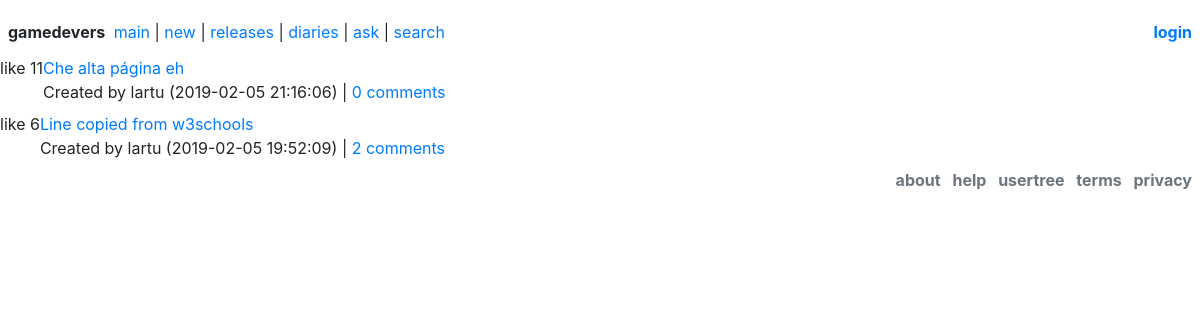
The page / on the database its author committed.
### tables this page shows
CREATE TABLE `post` (
  `id` int(11) NOT NULL AUTO_INCREMENT,
  `creator_id` int(11) NOT NULL,
  `post_date` datetime NOT NULL DEFAULT '0000-00-00 00:00:00' ON UPDATE CURRENT_TIMESTAMP,
  `title` varchar(128) DEFAULT NULL,
  `body` varchar(2048) NOT NULL,
  `parent_id` int(11) NOT NULL,
  `category` int(11) DEFAULT NULL,
  `upvotes` int(11) NOT NULL,
  PRIMARY KEY (`id`)
);

CREATE TABLE `user` (
  `id` int(11) NOT NULL AUTO_INCREMENT,
  `username` varchar(30) NOT NULL,
  `user_group` int(11) NOT NULL DEFAULT '0',
  PRIMARY KEY (`id`)
);

### include/shibahug.php (called while the page is built, shortened)
<?php
function sqlSelect($table, $fields = "", $conditions = ""){
global $_shibahug__conn;
$select_clause  = _shibahug_formatSelect($fields);
$where_clause = _shibahug_formatWhere($conditions);
$sql = "SELECT ".$select_clause." FROM ".$table.$where_clause;
$query_result = $_shibahug__conn->query($sql);
$result = array();
if($query_result->num_rows>0){
$i = 0;
while($row = $query_result->fetch_assoc()){
$result[$i] = $row;
++$i;
}
}
return ($result);
}
function sqlCount($table, $conditions = ""){
global $_shibahug__conn;
$where_clause = _shibahug_formatWhere($conditions);
$sql = "SELECT COUNT(*) as cantidad FROM ".$table.$where_clause ;
$result = $_shibahug__conn->query($sql);
$row = $result->fetch_assoc();
$value = $row["cantidad"];
return ($value);
}
function _shibahug_formatSelect($fields){
if(!is_array($fields) && !empty($fields)) {
$fields = array($fields);
}
return empty($fields) ? "*" : implode(",", $fields);
}
function _shibahug_formatWhere($conditions){
if(!is_array($conditions) && !empty($conditions)) {
$conditions = array($conditions);
}
return empty($conditions) ? "" : " WHERE " . implode(" AND ", $conditions);
}
?>

### include/closedpost.php (the view, shortened to what this page needs)
<div class="d-flex mt-2">
	<?php include "upvote.php"; ?>
	<div class="flex-grow-1">
		<div>
		<a href="post/?id=<?php echo $post["id"]; ?>" class="post-title"><?php echo $post["title"]; ?></a>
		</div>
		<div class="post-details">
			<?php
			$creator = sqlSelect("user", "id, username, user_group", "id=" . $post["creator_id"])[0];
			$comment_count = sqlCount("post", "parent_id=" . $post["id"]);
			$comment_count = $comment_count . ($comment_count != 1 ? " comments" : " comment");
			?>
			Created by <span class="group-<?php echo $creator["user_group"]; ?>"><?php echo $creator["username"]; ?></span>
			(<?php echo $post["post_date"]; ?>)
			| <a href="post/?id=<?php echo $post["id"]; ?>" class="comments-button"><?php echo $comment_count; ?></a>
		</div>
	</div>
</div>

### index.php (shortened to what this page needs)
<?php
	require "include/shibahug.php";
	$posts = sqlSelect("post", "id, creator_id, post_date, title, upvotes", "parent_id=0 ORDER BY id DESC");
?>
<!DOCTYPE html>
	<html lang="en">
	<?php require "include/head.php"; ?>
	<body>
		<?php require "include/top-bar.php"; ?>
		<?php foreach($posts as $post) include "include/closedpost.php"; ?>
		<?php require "include/footer.php"; ?>
	</body>
</html>

### include/upvote.php
<div class="text-center upvote-container">
	<span class="upvote-button">like</span>
	<span class="upvote-number"><?php echo rand(2, 19);?></span>
</div>

### rows shown on the page
post: title "Che alta página eh", user.username "lartu", post_date "2019-02-05 21:16:06", comment_count "0 comments"
post: title "Line copied from w3schools", user.username "lartu", post_date "2019-02-05 19:52:09", comment_count "2 comments"
